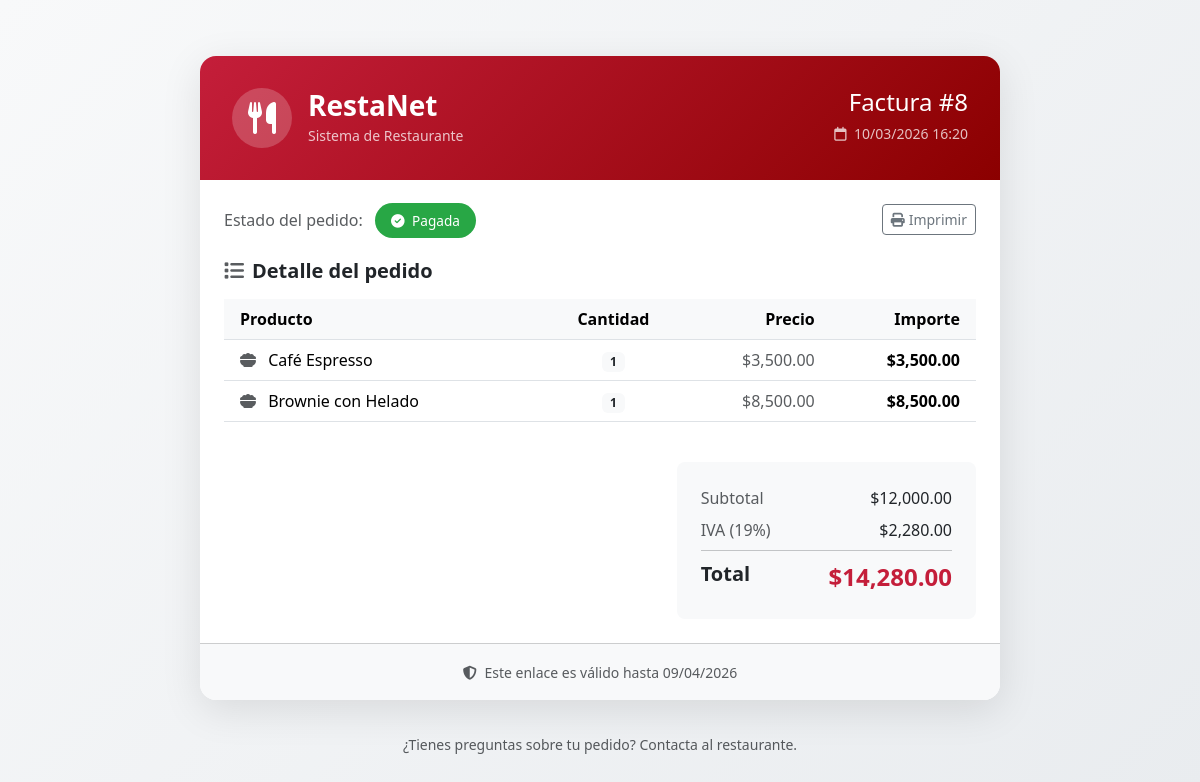
/controllers/facturacion/cfact.php?a=publica&codigo=e8c2d72b1fae (signed in), run on the app's committed database.
### tables this page shows
CREATE TABLE `facturas` (
  `id` int(11) NOT NULL,
  `pedido_id` int(11) NOT NULL,
  `subtotal` decimal(10,2) NOT NULL,
  `impuestos` decimal(10,2) NOT NULL COMMENT 'IVA 19%',
  `total` decimal(10,2) NOT NULL,
  `metodo_pago` enum('efectivo','tarjeta','transferencia','otro') DEFAULT 'efectivo',
  `token_acceso` varchar(64) DEFAULT NULL COMMENT 'Token para acceso sin sesión',
  `codigo_validacion` varchar(20) DEFAULT NULL COMMENT 'Codigo alfanumerico para validar factura',
  `token_expiracion` datetime DEFAULT NULL,
  `notas` text DEFAULT NULL,
  `fecha_creacion` timestamp NOT NULL DEFAULT current_timestamp(),
  `estado` enum('pendiente','pagada','anulada') DEFAULT 'pendiente'
);

CREATE TABLE `detalle_pedido` (
  `id` int(11) NOT NULL,
  `pedido_id` int(11) NOT NULL,
  `producto_id` int(11) NOT NULL,
  `cantidad` int(11) NOT NULL DEFAULT 1,
  `precio` decimal(10,2) NOT NULL COMMENT 'Precio unitario al momento del pedido',
  `notas` varchar(255) DEFAULT NULL COMMENT 'Notas específicas del producto'
);

CREATE TABLE `productos` (
  `id` int(11) NOT NULL,
  `nombre` varchar(100) NOT NULL,
  `descripcion` text DEFAULT NULL,
  `precio` decimal(10,2) NOT NULL,
  `imagen` varchar(255) DEFAULT NULL COMMENT 'Nombre del archivo en img/productos/',
  `categoria_id` int(11) DEFAULT NULL,
  `disponible` tinyint(1) DEFAULT 1 COMMENT '1=disponible, 0=agotado',
  `destacado` tinyint(1) DEFAULT 0 COMMENT '1=mostrar como destacado',
  `fecha_creacion` timestamp NOT NULL DEFAULT current_timestamp(),
  `fecha_actualizacion` timestamp NULL DEFAULT NULL ON UPDATE current_timestamp()
);

### models/seg.php (called while the page is built, shortened)
<?php
function e($s): string {
    return htmlspecialchars((string)$s, ENT_QUOTES | ENT_SUBSTITUTE, 'UTF-8');
}

### views/facturacion/vfact_publica.php (the view, shortened to what this page needs)
<!DOCTYPE html>
<html lang="es">
<head>
    <link href="https://cdn.jsdelivr.net/npm/bootstrap@5.3.3/dist/css/bootstrap.min.css" rel="stylesheet">
    <link href="https://cdnjs.cloudflare.com/ajax/libs/font-awesome/6.5.1/css/all.min.css" rel="stylesheet">
</head>
<body>
    <div class="container py-4">
        <div class="card invoice-card border-0">
            <div class="invoice-header">
                <div class="d-flex justify-content-between align-items-start flex-wrap gap-3">
                    <div class="d-flex align-items-center gap-3">
                        <div class="brand-logo">
                            <i class="fa-solid fa-utensils fa-2x"></i>
                        </div>
                        <div>
                            <h1 class="h3 mb-0 fw-bold">RestaNet</h1>
                            <small class="opacity-75">Sistema de Restaurante</small>
                        </div>
                    </div>
                    <div class="text-end">
                        <h2 class="h4 mb-1">Factura #<?php echo e($factura['pedido_id']); ?></h2>
                        <small class="opacity-75">
                            <i class="fa-regular fa-calendar me-1"></i>
                            <?php echo date('d/m/Y H:i', strtotime($factura['fecha_creacion'])); ?>
                        </small>
                    </div>
                </div>
            </div>
            <div class="card-body p-4">
                <div class="d-flex justify-content-between align-items-center mb-4 flex-wrap gap-2">
                    <div>
                        <span class="text-muted">Estado del pedido:</span>
                        <?php
                        $estado = $factura['estado'] ?? 'pendiente';
                        $estadoClass = 'status-' . $estado;
                        $estadoLabel = ucfirst($estado);
                        ?>
                        <span class="status-badge <?php echo $estadoClass; ?> ms-2">
                            <i class="fa-solid fa-<?php echo $estado === 'pagada' ? 'check-circle' : ($estado === 'anulada' ? 'times-circle' : 'clock'); ?> me-1"></i>
                            <?php echo $estadoLabel; ?>
                        </span>
                    </div>
                    <div class="no-print">
                        <button onclick="window.print()" class="btn btn-outline-secondary btn-sm">
                            <i class="fa-solid fa-print me-1"></i>Imprimir
                        </button>
                    </div>
                </div>
                <h5 class="fw-semibold mb-3">
                    <i class="fa-solid fa-list me-2 text-muted"></i>Detalle del pedido
                </h5>
                <div class="table-responsive mb-4">
                    <table class="table table-hover align-middle">
                        <thead>
                            <tr>
                                <th class="ps-3">Producto</th>
                                <th class="text-center">Cantidad</th>
                                <th class="text-end">Precio</th>
                                <th class="text-end pe-3">Importe</th>
                            </tr>
                        </thead>
                        <tbody>
                            <?php foreach ($detalle as $item):
                                $importe = $item['cantidad'] * $item['precio'];
                            ?>
                            <tr>
                                <td class="ps-3">
                                    <i class="fa-solid fa-bowl-food text-muted me-2"></i>
                                    <?php echo e($item['nombre']); ?>
                                </td>
                                <td class="text-center">
                                    <span class="badge bg-light text-dark"><?php echo (int)$item['cantidad']; ?></span>
                                </td>
                                <td class="text-end text-muted">$<?php echo number_format($item['precio'], 2); ?></td>
                                <td class="text-end pe-3 fw-semibold">$<?php echo number_format($importe, 2); ?></td>
                            </tr>
                            <?php endforeach; ?>
                        </tbody>
                    </table>
                </div>
                <div class="row justify-content-end">
                    <div class="col-12 col-md-5">
                        <div class="totals-section">
                            <div class="d-flex justify-content-between mb-2">
                                <span class="text-muted">Subtotal</span>
                                <span>$<?php echo number_format($factura['subtotal'], 2); ?></span>
                            </div>
                            <div class="d-flex justify-content-between mb-2">
                                <span class="text-muted">IVA (19%)</span>
                                <span>$<?php echo number_format($factura['impuestos'], 2); ?></span>
                            </div>
                            <hr class="my-2">
                            <div class="d-flex justify-content-between">
                                <span class="fw-bold fs-5">Total</span>
                                <span class="fw-bold fs-4" style="color: var(--brand-primary);">
                                    $<?php echo number_format($factura['total'], 2); ?>
                                </span>
                            </div>
                        </div>
                    </div>
                </div>
            </div>
            <div class="card-footer bg-light text-center py-3">
                <small class="text-muted">
                    <i class="fa-solid fa-shield-halved me-1"></i>
                    Este enlace es válido hasta <?php echo date('d/m/Y', strtotime($factura['token_expiracion'])); ?>
                </small>
            </div>
        </div>
        <div class="text-center mt-3 no-print">
            <small class="text-muted">
                ¿Tienes preguntas sobre tu pedido? Contacta al restaurante.
            </small>
        </div>
    </div>
</body>
</html>

### controllers/facturacion/cfact.php (shortened to what this page needs)
<?php
require_once __DIR__ . '/../../models/conexion.php';
require_once __DIR__ . '/../../models/seg.php';
$action = $_GET['a'] ?? 'list';
if ($action === 'publica') {
    $token = trim($_GET['token'] ?? '');
    $codigo = trim($_GET['codigo'] ?? '');
    $useToken = $token !== '' && preg_match('/^[a-f0-9]{64}$/i', $token);
    if ($useToken) {
        $stmt = $pdo->prepare('SELECT f.* FROM facturas f WHERE f.token_acceso = ? AND (f.token_expiracion IS NULL OR f.token_expiracion > NOW())');
        $stmt->execute([$token]);
    } else {
        $stmt = $pdo->prepare('SELECT f.* FROM facturas f WHERE f.codigo_validacion = ? AND (f.token_expiracion IS NULL OR f.token_expiracion > NOW())');
        $stmt->execute([strtolower($codigo)]);
    }
    $factura = $stmt->fetch(PDO::FETCH_ASSOC);
    $stmt = $pdo->prepare('SELECT d.*, p.nombre FROM detalle_pedido d
                           INNER JOIN productos p ON p.id = d.producto_id
                           WHERE d.pedido_id = ?');
    $stmt->execute([$factura['pedido_id']]);
    $detalle = $stmt->fetchAll(PDO::FETCH_ASSOC);
    include __DIR__ . '/../../views/facturacion/vfact_publica.php';
    exit;
}
            ?>

### views/facturacion/vfact_publica.php (style rules this page uses)
:root { --brand-primary: #C41E3A; --brand-secondary: #F4A900; }
body { background: linear-gradient(135deg, #f8f9fa 0%, #e9ecef 100%); min-height: 100vh; }
.invoice-card { max-width: 800px; margin: 2rem auto; border-radius: 1rem; overflow: hidden; box-shadow: 0 10px 40px rgba(0,0,0,0.1); }
.invoice-header { background: linear-gradient(135deg, var(--brand-primary), #8B0000); color: white; padding: 2rem; }
.status-badge { font-size: 0.85rem; padding: 0.5rem 1rem; border-radius: 2rem; }
.status-pagada { background: #28a745; color: #fff; }
.table th { background: #f8f9fa; font-weight: 600; }
.totals-section { background: #f8f9fa; border-radius: 0.5rem; padding: 1.5rem; }
.brand-logo { width: 60px; height: 60px; background: rgba(255,255,255,0.2); border-radius: 50%; display: flex; align-items: center; justify-content: center; }

### data on the page
facturas: pedido "8", fecha_creacion "10/03/2026 16:20", estado "Pagada", subtotal "12,000.00", impuestos "2,280.00", total "14,280.00", token_expiracion "09/04/2026"
detalle_pedido: producto.nombre "Café Espresso", cantidad "1", precio "3,500.00", importe "3,500.00"
detalle_pedido: producto.nombre "Brownie con Helado", cantidad "1", precio "8,500.00", importe "8,500.00"
